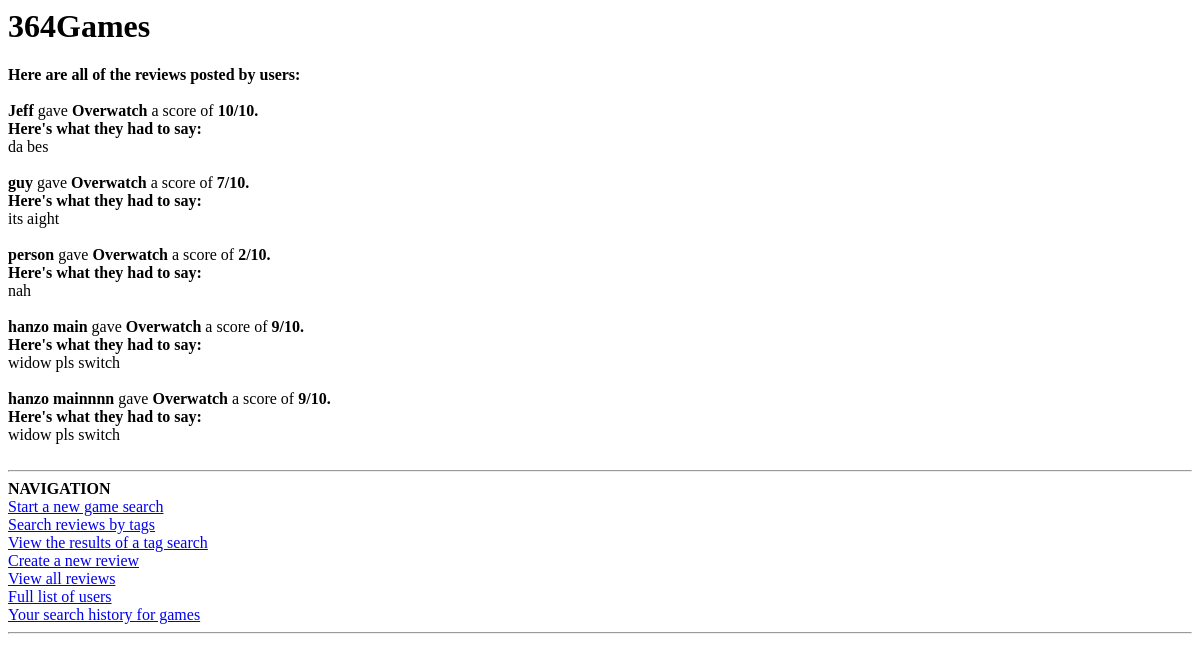
The app's page /reviews, older data.
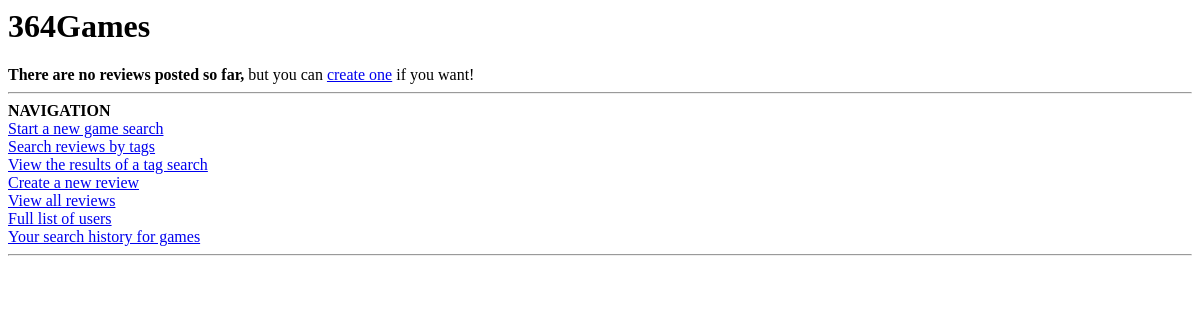
The same page, newer data.
### SI364midterm.py (models this page shows, shortened)
class Username(db.Model):
    __tablename__ = "users"
    id = db.Column(db.Integer,primary_key=True)
    name = db.Column(db.String(64))
    userel = db.relationship('Review', backref='users')

class Game(db.Model):
    __tablename__ = "games"
    id = db.Column(db.Integer,primary_key=True)
    name = db.Column(db.String(128))
    tagline = db.Column(db.String(128))
    rating = db.Column(db.String(64))
    platforms = db.Column(db.String(256))
    gamerel = db.relationship('Review', backref='games')

class Review(db.Model):
    __tablename__ = "reviews"
    id = db.Column(db.Integer,primary_key=True)
    game = db.Column(db.Integer, db.ForeignKey('games.id'), nullable=False)
    reviewer = db.Column(db.Integer, db.ForeignKey('users.id'), nullable=False)
    rating = db.Column(db.Integer)
    description = db.Column(db.String(512))
    tagrel = db.relationship('Tag', backref='reviews')

### SI364midterm.py (the view)
@app.route('/reviews')
def all_reviews():
    revs = []
    for rev in Review.query.all():
        rev_game = Game.query.filter_by(id=rev.game).first().name
        rev_name = Username.query.filter_by(id=rev.reviewer).first().name
        revs.append((rev_name, rev_game, rev.rating, rev.description))
    return render_template('all_reviews.html',reviews=revs)

### templates/all_reviews.html
{% extends 'base.html' %}
{% block content1 %}
	{% if reviews %}
		<b>Here are all of the reviews posted by users:</b><br><br>
		{% for r in reviews %}
			<b>{{ r[0] }}</b> gave <b>{{ r[1] }}</b> a score of <b>{{ r[2] }}/10.</b><br><b>Here's what they had to say:</b><br>{{ r[3] }}<br><br>
		{% endfor %}
	{% else %}
		<b>There are no reviews posted so far,</b> but you can <a href='/new'>create one</a> if you want!
	{% endif %}
{% endblock %}

### templates/base.html (shortened to what this page needs)
{% block content0 %}<h1>364Games</h1>{% endblock %}
{% block content1 %}{% endblock %}
{% block content2 %}
<hr><b>NAVIGATION</b><br>
<a href='/search'>Start a new game search</a><br>
<a href='/tags'>Search reviews by tags</a><br>
<a href='/tag_results?tagtext=example'>View the results of a tag search</a><br>
<a href='/new'>Create a new review</a><br>
<a href='/reviews'>View all reviews</a><br>
<a href='/names'>Full list of users</a><br>
<a href='/games'>Your search history for games</a><hr>
{% endblock %}

Row changes from the older to the newer data that the page shows:
removed Username: name "Jeff"
removed Game: name "Overwatch" "Overwatch" "Overwatch" "Overwatch" "Overwatch"
removed Review: description "da bes"
removed Username: name "guy"
removed Review: description "its aight"
removed Username: name "person"
removed Review: description "nah"
removed Username: name "hanzo main"
removed Review: description "widow pls switch"
removed Username: name "hanzo mainnnn"
removed Review: description "widow pls switch"
Text that changed along with them:
text no longer shown: "Here are all of the reviews posted by users:"
text now shown: "There are no reviews posted so far, but you can create one if you want!"
list line gone: "gave a score of 10 /10. Here's what they had to say:"
list line gone: "gave a score of 7 /10. Here's what they had to say:"
list line gone: "gave a score of 2 /10. Here's what they had to say:"
list line gone: "gave a score of 9 /10. Here's what they had to say:"
